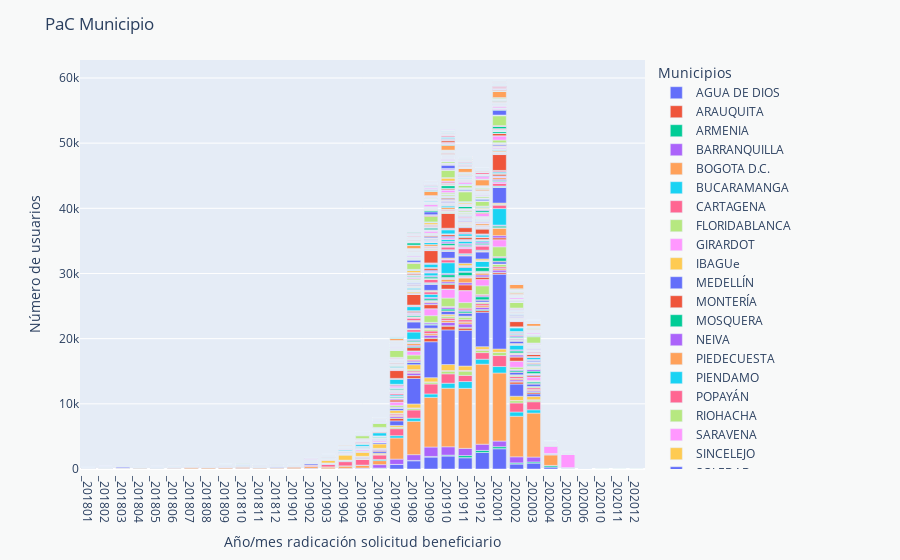

Notebook code for this chart:
### Code cell
dfPAC_municipio = dfPAC_1
dfPAC_1['Número de usuarios'] = dfPAC_1['MPC_NID']
dfPAC_1['Municipios'] = dfPAC_1['DIV_CNOM_MUNICIPIO']
dfPAC_municipio['Año/mes radicación solicitud beneficiario'] = (dfPAC_1['FEC_APROBACION_BENEFICIARIO'] / 100)
dfPAC_municipio['Año/mes radicación solicitud beneficiario'] = [int(i) for i in dfPAC_1['Año/mes radicación solicitud beneficiario']]
dfPAC_municipio = dfPAC_1.groupby(['Año/mes radicación solicitud beneficiario', 'Municipios']).count().reset_index()
dfPAC_municipio = dfPAC_municipio[dfPAC_municipio['Año/mes radicación solicitud beneficiario'] > 201712]
dfPAC_municipio['Año/mes radicación solicitud beneficiario'] = ["_" + str(i) for i in dfPAC_municipio['Año/mes radicación solicitud beneficiario']]
Scatter_fig = px.bar(dfPAC_municipio, x="Año/mes radicación solicitud beneficiario", y="Número de usuarios", color="Municipios")
Scatter_fig.update_layout(title='PaC Municipio', paper_bgcolor="#F8F9F9")
